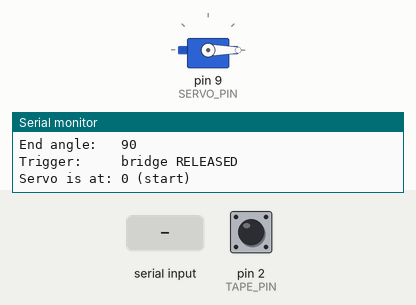
Bench run of a sketch on a simulated Arduino Uno, built with avr-gcc and run on an emulated ATmega328P. On the bench: servo, the last lines printed to the serial monitor. The test bench sets the inputs (shaded band); at power-on: pin 2 (TAPE_PIN) HIGH.

Above: at 1.3 s.
1.4 s: pin 2 (TAPE_PIN) pulled LOW for 0.15 s
At 2.33 s:
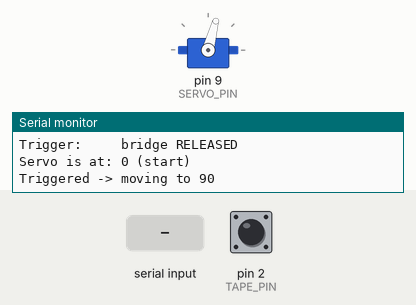
At 3.1 s:
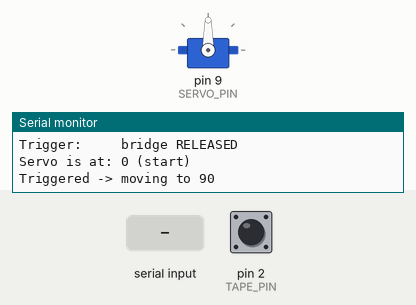
3.9 s: "e90\n" received over Serial
At 4.45 s:
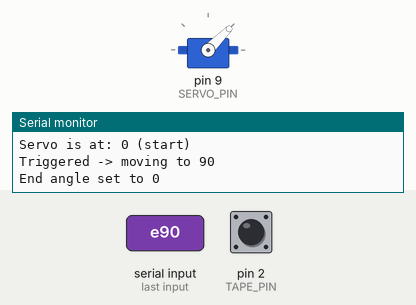
Timing chart, 0 to 6.9 s (numbered marks = the images above; inputs shaded):
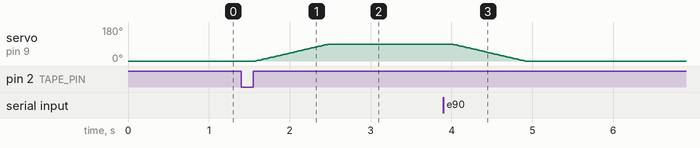

Measured:
- after the input at 1.4 s, servo on pin 9 (SERVO_PIN): moves from 0° to 90° over 0.91 s, starting after 0.18 s
- after the input at 3.9 s, servo on pin 9 (SERVO_PIN): moves from 90° to 0° over 0.91 s, starting after 0.10 s

The sketch:

copper_tape_single_servo.ino
```cpp
#include <Servo.h>

// ---------- Pins ----------
const int TAPE_PIN  = 2;    // copper tape signal (uses internal pull-up)
const int SERVO_PIN = 9;

// ---------- Settings ----------
const int STEP_DELAY_MS = 10;            // ms per degree (0 = instant)
const unsigned long DEBOUNCE_MS = 30;

enum Trigger { ON_MAKE, ON_RELEASE };

// Adjustable at runtime over Serial
int startAngle = 0;
int endAngle   = 90;
Trigger mode   = ON_RELEASE;   // default: trigger when the bridge is released

Servo servo;
int pos = 0;
bool atEnd = false;            // false = at start angle, true = at end angle

// Debounce state
bool lastReading = HIGH;
bool stableState = HIGH;
unsigned long lastChange = 0;

void moveTo(int target) {
  if (STEP_DELAY_MS == 0) {
    pos = target;
    servo.write(pos);
    return;
  }
  int dir = (target > pos) ? 1 : -1;
  while (pos != target) {
    pos += dir;
    servo.write(pos);
    delay(STEP_DELAY_MS);
  }
}

void printStatus() {
  Serial.println("--- Status ---");
  Serial.print("Start angle: "); Serial.println(startAngle);
  Serial.print("End angle:   "); Serial.println(endAngle);
  Serial.print("Trigger:     bridge ");
  Serial.println(mode == ON_MAKE ? "MADE" : "RELEASED");
  Serial.print("Servo is at: "); Serial.print(pos);
  Serial.println(atEnd ? " (end)" : " (start)");
}

void trigger() {
  atEnd = !atEnd;
  int target = atEnd ? endAngle : startAngle;
  Serial.print("Triggered -> moving to ");
  Serial.println(target);
  moveTo(target);

  // Resync so anything that happened during the move doesn't retrigger
  lastReading = digitalRead(TAPE_PIN);
  stableState = lastReading;
  lastChange = millis();
}

void handleSerial() {
  while (Serial.available()) {
    char c = Serial.read();

    if (c == 's' || c == 'S') {
      startAngle = constrain(Serial.parseInt(), 0, 180);
      Serial.print("Start angle set to "); Serial.println(startAngle);
      if (!atEnd) moveTo(startAngle);    // servo is parked at start, so follow the change
    } else if (c == 'e' || c == 'E') {
      endAngle = constrain(Serial.parseInt(), 0, 180);
      Serial.print("End angle set to "); Serial.println(endAngle);
      if (atEnd) moveTo(endAngle);       // servo is parked at end, so follow the change
    } else if (c == 'm' || c == 'M') {
      mode = (mode == ON_MAKE) ? ON_RELEASE : ON_MAKE;
      Serial.print("Trigger now on bridge ");
      Serial.println(mode == ON_MAKE ? "MADE" : "RELEASED");
    } else if (c == '?') {
      printStatus();
    }
    // anything else (newlines etc.) is ignored
  }
}

void setup() {
  Serial.begin(9600);
  Serial.setTimeout(50);
  pinMode(TAPE_PIN, INPUT_PULLUP);

  servo.attach(SERVO_PIN, 500, 2400);
  pos = startAngle;
  servo.write(pos);

  Serial.println("Commands: s45 = start angle | e135 = end angle | m = toggle made/released | ? = status");
  printStatus();
}

void loop() {
  handleSerial();

  bool reading = digitalRead(TAPE_PIN);

  if (reading != lastReading) {
    lastChange = millis();
    lastReading = reading;
  }

  if (millis() - lastChange > DEBOUNCE_MS && reading != stableState) {
    stableState = reading;
    bool made = (stableState == LOW);   // LOW = bridged to GND
    if ((mode == ON_MAKE && made) || (mode == ON_RELEASE && !made)) {
      trigger();
    }
  }
}
```
